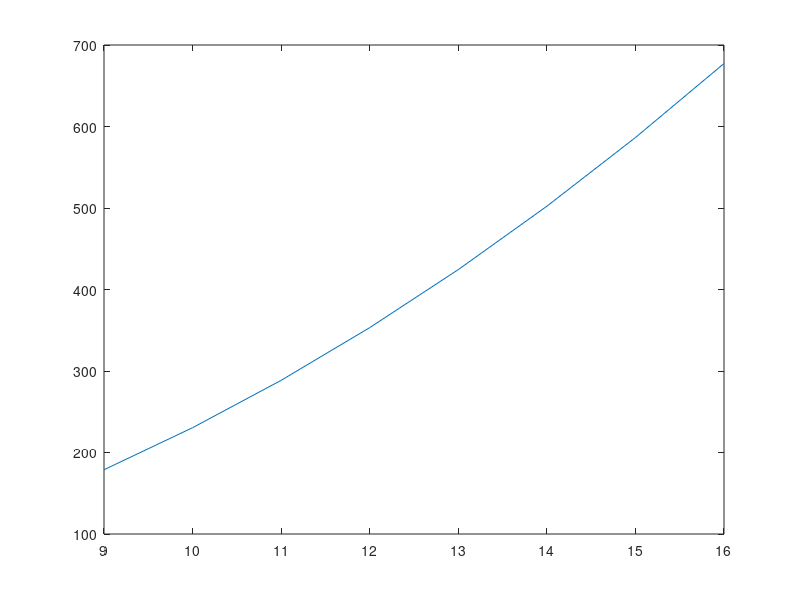

Write MATLAB code to recreate this figure.
%y= 0.0001705*x.^4 +-0.003826*x.^3 + 0.03108 *x.^2 + -0.07278 *x +  0.04893
x=[9 10 11 12 13 14 15 16]
plot(x,3.271.*x.^2 -10.57.*x + 9.036) 
